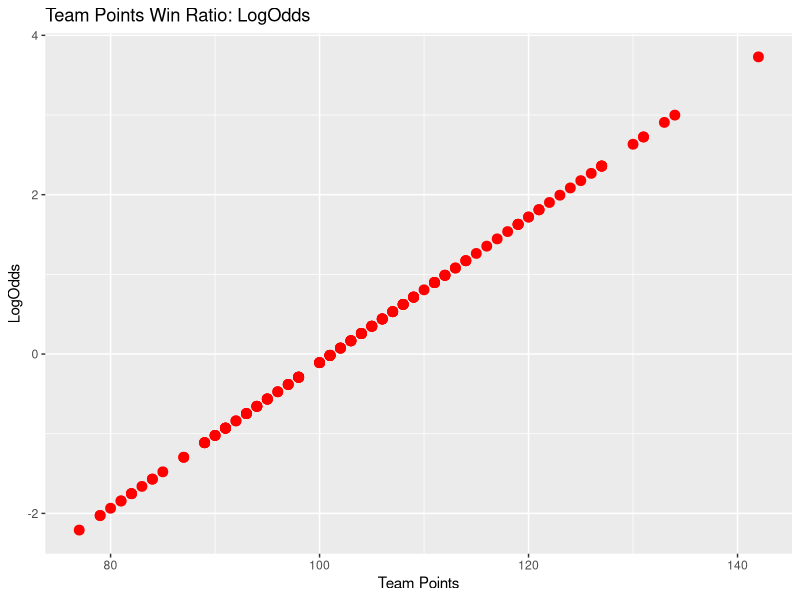
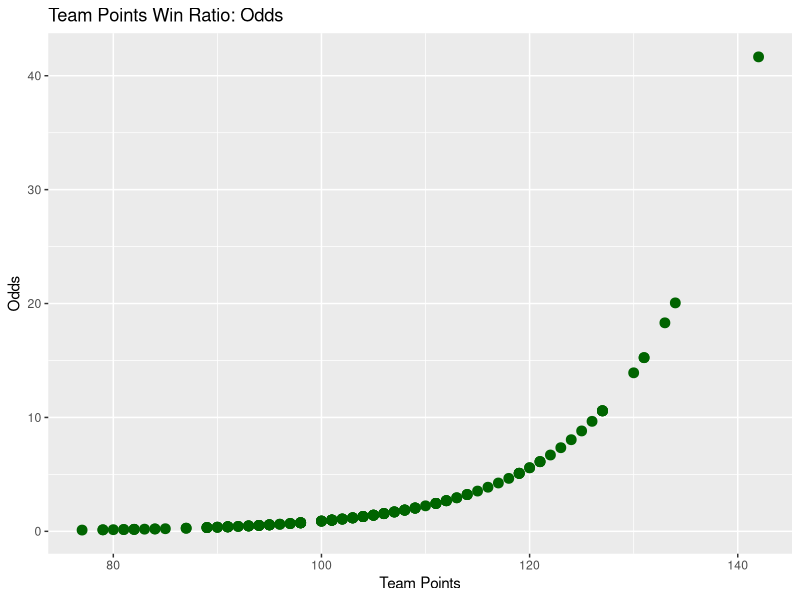
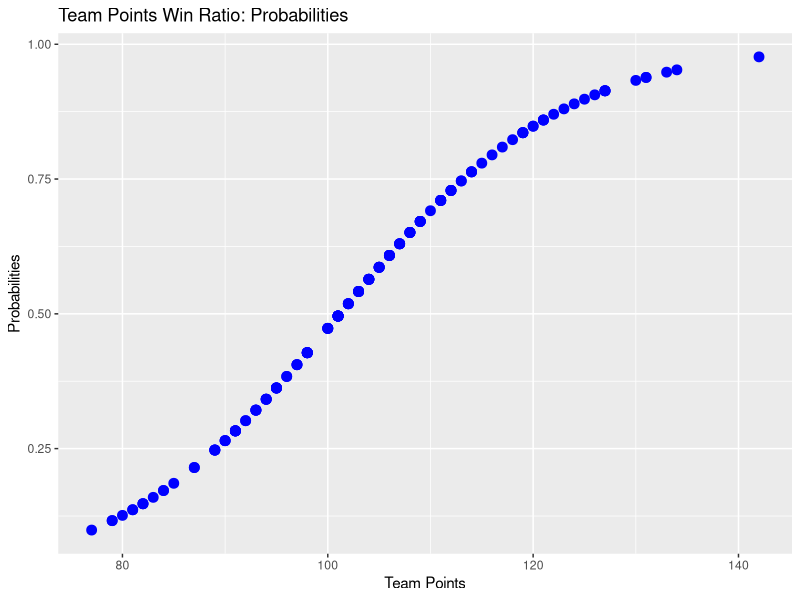
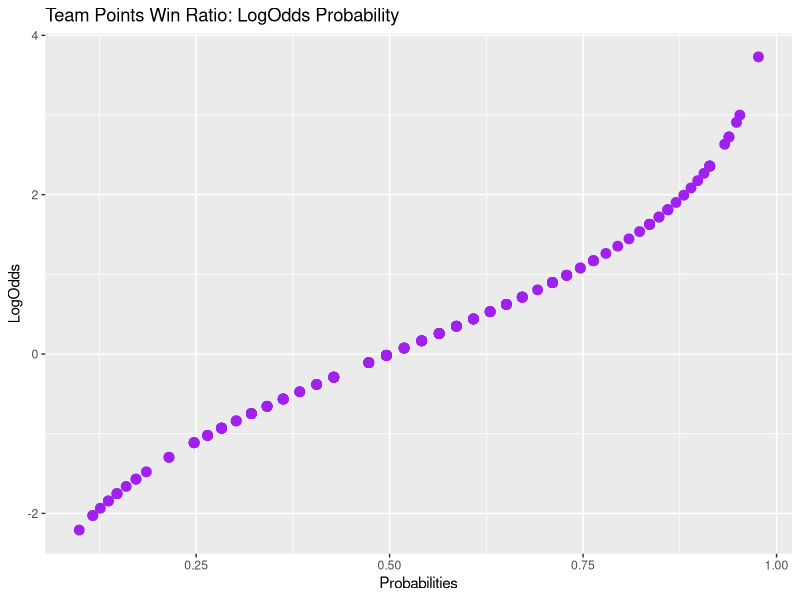
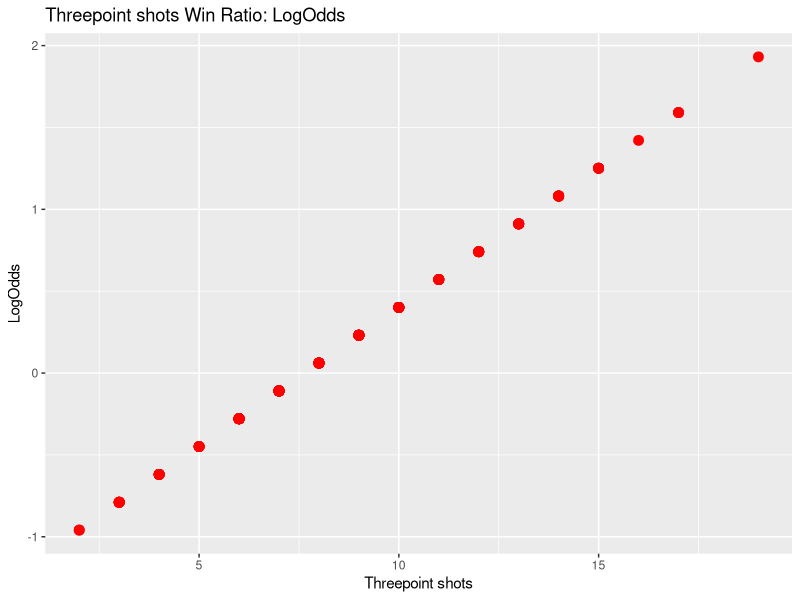
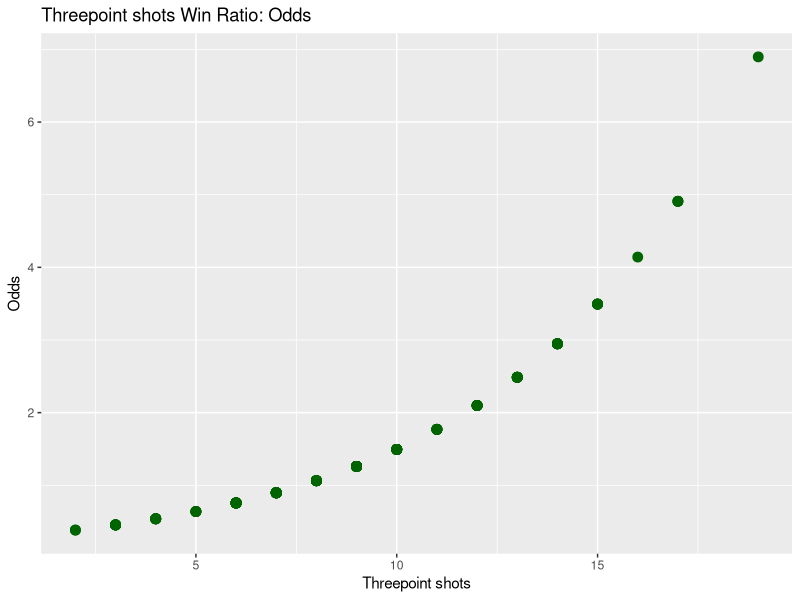
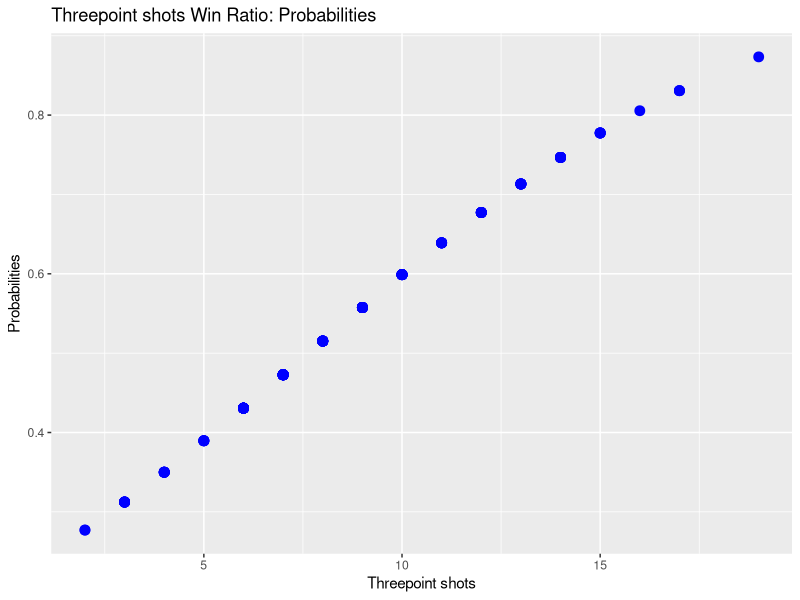
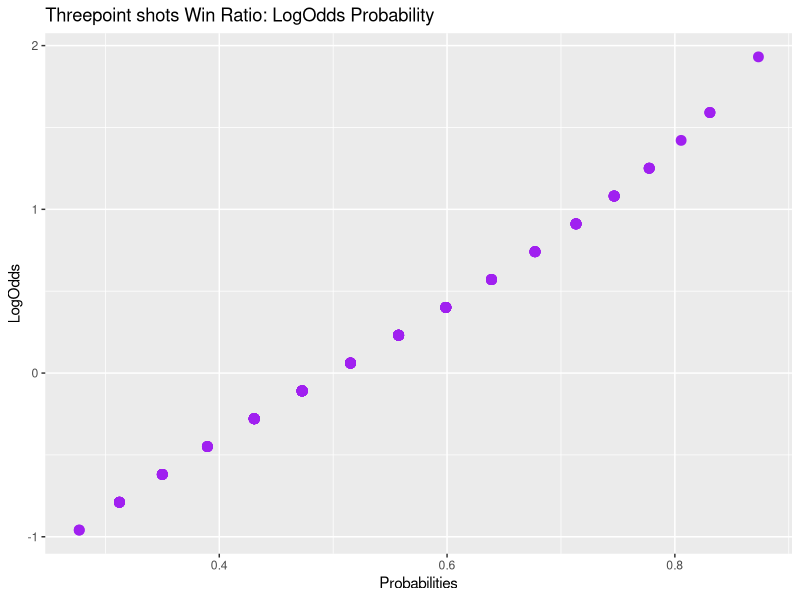

R code for these plots, in order:
library(tidyverse)
library(glue)

##Reading and preparing data -----------------------------------------------------------------------------------------------------------------------
# Load Data
data = read.delim("data/Basketball.txt", header = TRUE, sep = "\t", dec = ".")

##Team points to wins ------------------------------------------------------------------------------------------------------------------------------
## Logistic Regression of Basketball Team Points to Wins
# Build the logit glm object
point_win = glm(Win ~ TeamPoints, data = data, family = binomial (link = 'logit'))
summary(point_win)
# Coefficients are statistically significant (p<0.001)
# AIC = 174.87

# Calculate LogOdds, Odds, and Probability Space arrays
point_win_logodds = point_win$coefficients[1]+point_win$coefficients[2]*data$TeamPoints
point_win_odds = exp(point_win_logodds)
point_win_probs = point_win_odds/(1+point_win_odds)

# Graph arrays
ggplot(mapping = aes(x = data$TeamPoints, y = point_win_logodds)) +
  geom_point(color = "red", size = 3) +
  labs(title = "Team Points Win Ratio: LogOdds", x = "Team Points", y = "LogOdds")

ggplot(mapping = aes(x = data$TeamPoints, y = point_win_odds)) +
  geom_point(color = "darkgreen", size = 3) +
  labs(title = "Team Points Win Ratio: Odds", x = "Team Points", y = "Odds")

ggplot(mapping = aes(x = data$TeamPoints, y = point_win_probs)) +
  geom_point(color = "blue", size = 3) +
  labs(title = "Team Points Win Ratio: Probabilities", x = "Team Points", y = "Probabilities")
# Data shows an upper outlier that could be significant, this exists in all plots and could effect model

## Team Points to Wins Regression Assessment and Analysis
# Deviance
point_win_deviance = with(point_win, pchisq(null.deviance - deviance, df.null - df.residual, lower.tail = FALSE))
point_win_deviance
# Low deviance scores 1.8e-09 could indicate a potentially well fit model

# Hit Table
point_win_hit_table = table(data$Win, point_win$fitted.values > 0.5)
point_win_hit_table
sum(diag(point_win_hit_table)) / sum(point_win_hit_table)
# Hit table shows a 67% success rate indicating medium accuracy

# LogOdds Probability Ratio
ggplot(mapping = aes(x = point_win_probs, y = point_win_logodds)) +
  geom_point(color = "purple", size = 3) +
  labs(title = "Team Points Win Ratio: LogOdds Probability", x = "Probabilities", y = "LogOdds")
# Chart shows that there is an issue with the model, as it goes well above logodds 3. Most likely due to upper outlier

# Significant Outliers
point_win_Q1 = quantile(data$TeamPoints, .25)
point_win_Q3 = quantile(data$TeamPoints, .75)
point_win_IQR = IQR(data$TeamPoints)
outliers = subset(data, data$TeamPoints<(point_win_Q1 - 1.5 * point_win_IQR) | 
                    data$TeamPoints >(point_win_Q3 + 1.5 * point_win_IQR))
print(glue('Outliers: {nrow(outliers)}'))
if (nrow(outliers)>0) {
  for (i in rownames(outliers)) {
    print(glue('Outlier Value: {outliers[i, "TeamPoints"]}'))
  }
}
# There is a single significant outlier in the data. Since there is only one, it can be removed and model rerun to determine statistical significance

##Three point shots to wins -----------------------------------------------------------------------------------------------------------------------
## Logistic Regression of Basketball threepoint shots to Wins
# Build the logit glm object
x3_win = glm(Win ~ X3PointShots, data = data, family = binomial (link = 'logit'))
summary(x3_win)

# Calculate LogOdds, Odds, and Probability Space arrays
x3_win_logodds = x3_win$coefficients[1]+x3_win$coefficients[2]*data$X3PointShots
x3_win_odds = exp(x3_win_logodds)
x3_win_probs = x3_win_odds/(1+x3_win_odds)

# Graph arrays
ggplot(mapping = aes(x = data$X3PointShots, y = x3_win_logodds)) +
  geom_point(color = "red", size = 3) +
  labs(title = "Threepoint shots Win Ratio: LogOdds", x = "Threepoint shots", y = "LogOdds")

ggplot(mapping = aes(x = data$X3PointShots, y = x3_win_odds)) +
  geom_point(color = "darkgreen", size = 3) +
  labs(title = "Threepoint shots Win Ratio: Odds", x = "Threepoint shots", y = "Odds")

ggplot(mapping = aes(x = data$X3PointShots, y = x3_win_probs)) +
  geom_point(color = "blue", size = 3) +
  labs(title = "Threepoint shots Win Ratio: Probabilities", x = "Threepoint shots", y = "Probabilities")

## Team Points to Wins Regression Assessment and Analysis
# Deviance
x3_win_deviance = with(x3_win, pchisq(null.deviance - deviance, df.null - df.residual, lower.tail = FALSE))

# Hit Table
x3_win_hit_table = table(data$Win, x3_win$fitted.values > 0.5)
x3_win_hit_table
sum(diag(x3_win_hit_table)) / sum(x3_win_hit_table)

# LogOdds Probability Ratio
ggplot(mapping = aes(x = x3_win_probs, y = x3_win_logodds)) +
  geom_point(color = "purple", size = 3) +
  labs(title = "Threepoint shots Win Ratio: LogOdds Probability", x = "Probabilities", y = "LogOdds")


##Assists to wins -----------------------------------------------------------------------------------------------------------------------
## Logistic Regression of assists to wins
# Build the logit glm object
assist_win = glm(Win ~ Assists, data = data, family = binomial (link = 'logit'))
summary(assist_win)

# Calculate LogOdds, Odds, and Probability Space arrays
assist_win_logodds = assist_win$coefficients[1]+assist_win$coefficients[2]*data$Assists
assist_win_odds = exp(assist_win_logodds)
assist_win_probs = assist_win_odds/(1+assist_win_odds)

# Graph arrays
ggplot(mapping = aes(x = data$Assists, y = assist_win_logodds)) +
  geom_point(color = "red", size = 3) +
  labs(title = "Assist Win Ratio: LogOdds", x = "Assists", y = "LogOdds")

ggplot(mapping = aes(x = data$Assists, y = assist_win_odds)) +
  geom_point(color = "darkgreen", size = 3) +
  labs(title = "Assist Win Ratio: Odds", x = "Assists", y = "Odds")

ggplot(mapping = aes(x = data$Assists, y = assist_win_probs)) +
  geom_point(color = "blue", size = 3) +
  labs(title = "Assist Win Ratio: Probabilities", x = "Assists", y = "Probabilities")

## Assists to Wins Regression Assessment and Analysis
# Deviance
assist_win_deviance = with(assist_win, pchisq(null.deviance - deviance, df.null - df.residual, lower.tail = FALSE))

# Hit Table
assist_win_hit_table = table(data$Win, assist_win$fitted.values > 0.5)
assist_win_hit_table
sum(diag(assist_win_hit_table)) / sum(assist_win_hit_table)

# LogOdds Probability Ratio
ggplot(mapping = aes(x = assist_win_probs, y = assist_win_logodds)) +
  geom_point(color = "purple", size = 3) +
  labs(title = "Assist Win Ratio: LogOdds Probability", x = "Probabilities", y = "LogOdds")


##Predictive Model --------------------------------------------------------------------------------------------------------------------------------
## For fun turn it into a predictive model
# split into train and test data
sample = sample(c(TRUE, FALSE), nrow(data), replace=TRUE, prob=c(0.8,0.2))
train = data[sample, ]
test = data[!sample, ] 

# create model
model = glm(Win ~ TeamPoints + X3PointShots + Assists, data = train, family = binomial (link = 'logit'))
# test model fit
pscl::pR2(model)["McFadden"]  # Scores consistently under 0.40, not a good model fit.

# TODO the following tests multicolinearity, can check if we add other independent variables to model
# car::vif(model)

# make predictions
predicted = predict(model, test, type="response")
predicted
